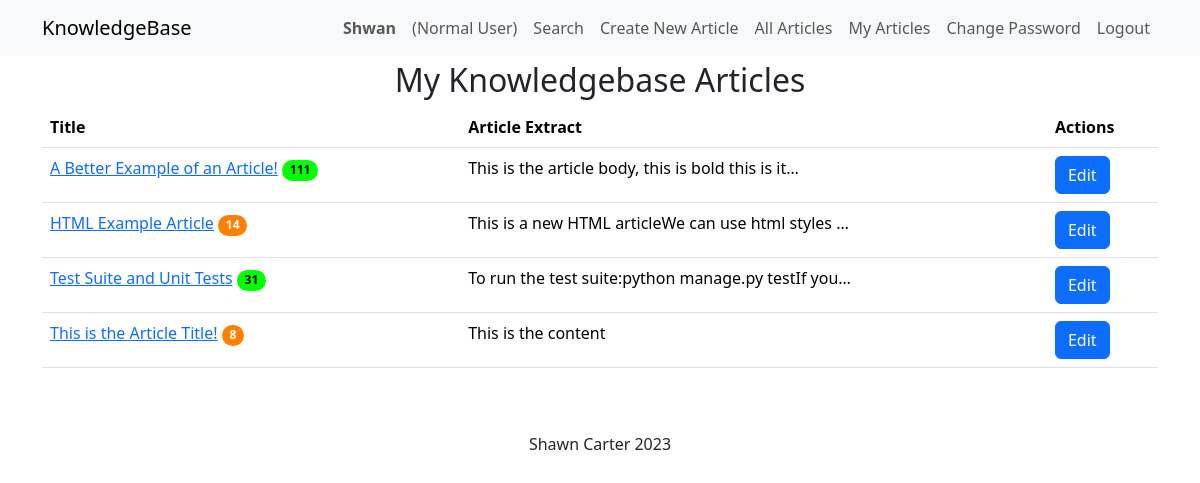
Page /myarticles/ (signed in) on the earlier database version.
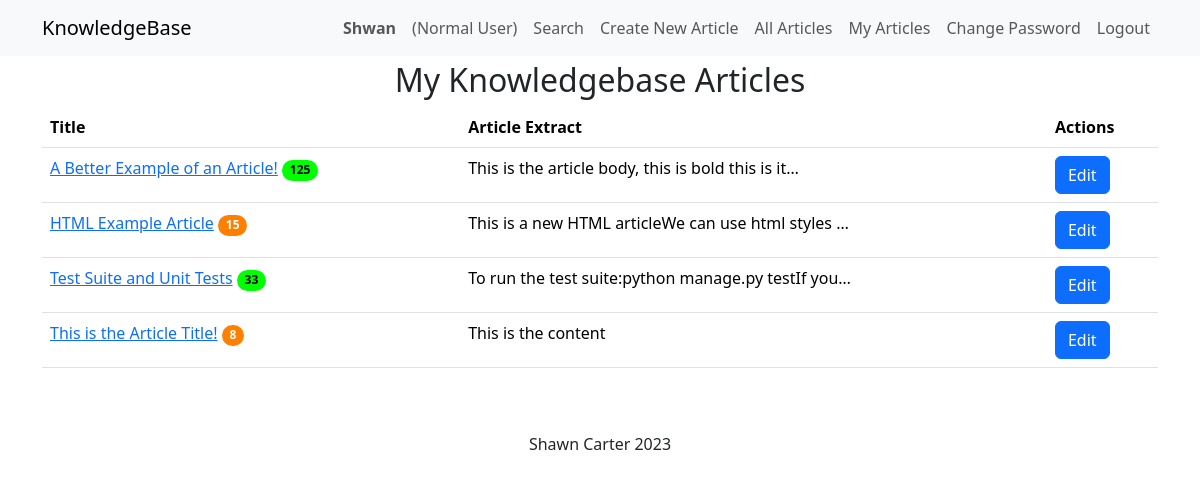
Same page on the later database version.
### knowledge/models.py (models this page shows)
class KBEntry(models.Model):
    title = models.CharField(max_length=255)
    article = models.TextField()
    created_by = models.ForeignKey(
        User, related_name="created_kb_entries", on_delete=models.SET_NULL, null=True
    )
    created_datetime = models.DateTimeField(auto_now_add=True)
    modified_datetime = models.DateTimeField(null=True, blank=True)
    last_modified_by = models.ForeignKey(
        User, related_name="modified_kb_entries", on_delete=models.SET_NULL, null=True
    )
    deleted_datetime = models.DateTimeField(null=True, blank=True)
    deleted_by = models.ForeignKey(
        User,
        related_name="deleted_kb_entries",
        on_delete=models.SET_NULL,
        null=True,
        blank=True,
    )
    upvotes = models.ManyToManyField(
        User, related_name="upvoted_kb_entries", blank=True
    )
    downvotes = models.ManyToManyField(
        User, related_name="downvoted_kb_entries", blank=True
    )
    rating = models.FloatField(default=0.0)
    views = models.PositiveIntegerField(default=0)
    meta_data = models.ManyToManyField("Tag", blank=True)

### knowledge/views.py (the view)
# urls.py: path("myarticles/", views.my_articles, name="my_articles"),
@login_required
def my_articles(request):
    user_articles = KBEntry.objects.filter(
        created_by=request.user, deleted_datetime__isnull=True
    )
    return render(request, "knowledge/my_articles.html", {"articles": user_articles})

### knowledge/templates/knowledge/my_articles.html (shortened to what this page needs)
{% extends 'knowledge/base.html' %}
{% block page_title%}My Knowledgebase Articles{% endblock %}
{% block content %}
    {% if articles %}
    <table class="table" id="table" style="display:none">
        <thead>
            <tr>
                <th>Title</th>
                <th>Article Extract</th>
                <th>Actions</th>
            </tr>
        </thead>
        <tbody>
            {% for article in articles %}
            <tr>
                <td>
                    <a href="{% url 'article_detail' article.id %}">{{ article.title }}</a>
                    {% if article.rating == 0.0 and article.downvotes.count == 0 %}
                    <span class="badge rounded-pill badge-norating" aria-label="Not Yet Rated">Not Yet Rated</span>
                    {% else %}
                        {% if article.rating >= 75 %}
                        <span class="badge rounded-pill badge-green" aria-label="{{ article.views }} views (Good rating)">
                            {{ article.views }}
                        </span>
                        {% elif article.rating >= 50 %}
                        <span class="badge rounded-pill badge-yellow" aria-label="{{ article.views }} views (Average rating)">
                            {{ article.views }}
                        </span>
                        {% elif article.rating >= 25 %}
                        <span class="badge rounded-pill badge-orange" aria-label="{{ article.views }} views (Below average rating)">
                            {{ article.views }}
                        </span>
                        {% else %}
                        <span class="badge rounded-pill badge-red" aria-label="{{ article.views }} views (Poor rating)">
                            {{ article.views }}
                        </span>
                        {% endif %}
                    {% endif %}
                </td>
                <td>{{ article.article|striptags|truncatechars:50 }}</td>
                <td>
                    <a href="{% url 'edit_article' article.id %}" class="btn btn-primary">Edit</a>
                </td>
            </tr>
            {% endfor %}
        </tbody>
    </table>
    {% else %}
        <h4 class='title'>You haven't written any articles yet.</h4>
        <p class='title'>Why not create a new article?</p>
    {% endif %}
    <br>
{% endblock %}

Differences in the rows shown:
changed KBEntry "A Better Example of an Article!": views "111" → "125"
changed KBEntry "HTML Example Article": views "14" → "15"
changed KBEntry "Test Suite and Unit Tests": views "31" → "33"
